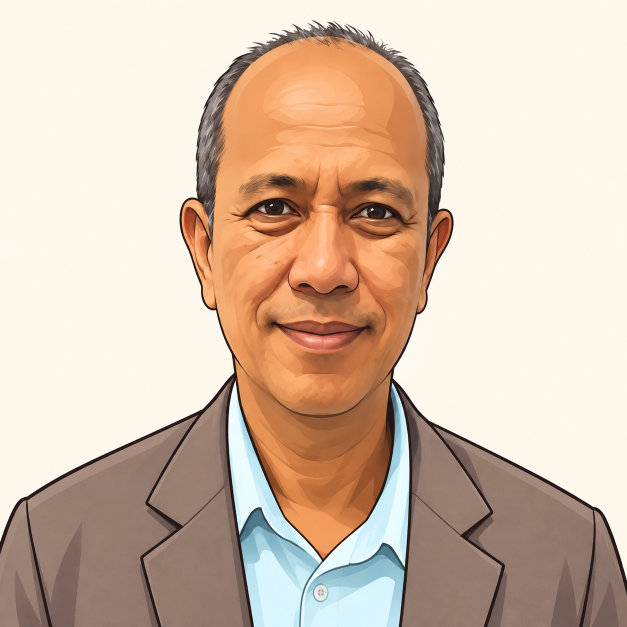
#> input picture assets/images/azmi-cartoon-v2.png, 1254 x 1254 px (shown at 1/2 size)
$ python gen_avatar.py
#> lines starting #> are read from the running program, lines starting #| are printed output that depends on the picture
#!/usr/bin/env python3
"""Pack the generated full-color cartoon into a Flash-resident RGB565 image.

Sizing and format conversion only; the actual illustration uses imagegen.
Usage: python tools/gen_avatar.py [source.png]
"""
from pathlib import Path
import sys
from PIL import Image

ROOT = Path(__file__).resolve().parents[1]
SIDE = 144


def main():
    source = Path(sys.argv[1]) if len(sys.argv) > 1 else ROOT / "assets/images/azmi-cartoon-v2.png"
    artwork = Image.open(source).convert("RGB").resize((SIDE, SIDE), Image.Resampling.LANCZOS)
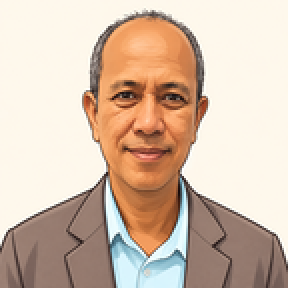
#> artwork: PIL image 144x144 RGB (shown 2 times larger); mean R, G, B 213.4, 190.5, 172.1
    data = bytearray()
    for r, g, b in artwork.getdata():
        pixel = ((r & 248) << 8) | ((g & 252) << 3) | (b >> 3)
        data.extend(pixel.to_bytes(2, "little"))
#> this loop made 20736 passes
#> (g, b, pixel) on passes 1 to 3: (247, 235, 65469), (247, 235, 65469), (247, 236, 65469)
    rows = [", ".join(f"0x{v:02x}" for v in data[i:i + 24]) for i in range(0, len(data), 24)]
    header = "\n".join([
        "// Generated by tools/gen_avatar.py; full-color cartoon stored in Flash.",
        "#pragma once", '#include "lvgl.h"', f"#define AVATAR_SIDE {SIDE}",
        "static const uint8_t AZMI_AVATAR_PIXELS[] = {",
        *("    " + row + "," for row in rows), "};",
        "static const lv_image_dsc_t AZMI_AVATAR_IMAGE = {",
        "    .header = {.magic = LV_IMAGE_HEADER_MAGIC, .cf = LV_COLOR_FORMAT_RGB565,",
        f"               .w = {SIDE}, .h = {SIDE}, .stride = {SIDE * 2}}},",
        "    .data_size = sizeof(AZMI_AVATAR_PIXELS), .data = AZMI_AVATAR_PIXELS,", "};", "",
    ])
    (ROOT / "main/avatar_data.h").write_text(header, encoding="utf-8", newline="\n")
    print(f"Avatar: {SIDE}x{SIDE}, {len(data)} Flash bytes, no mutable portrait buffer")
#| Avatar: 144x144, 41472 Flash bytes, no mutable portrait buffer


if __name__ == "__main__":
    main()
